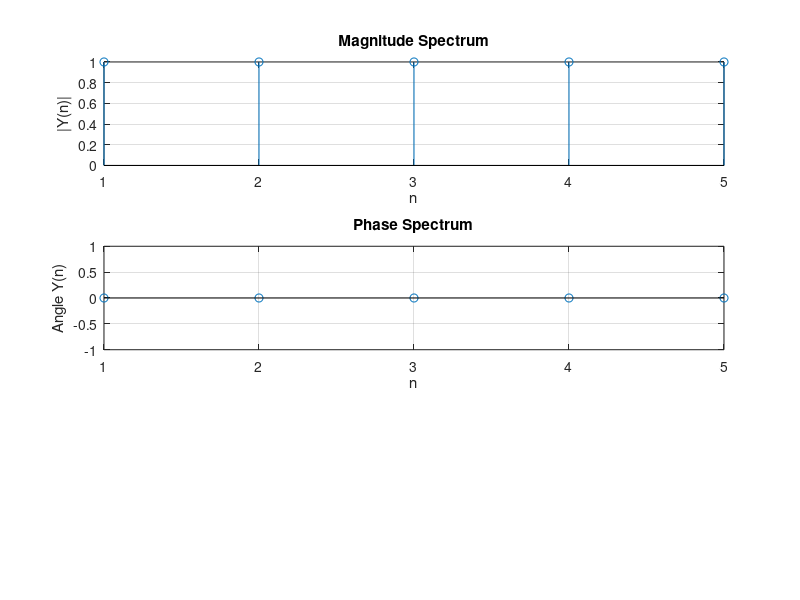

Reproduce this figure in MATLAB.

%SK. Tanzir Mehedi Shawon
%ID: IT-14012

clear all;
close all;
clc;
y=input('Enter the sequence x(k): ');
N=input('Enter the length of the DIF IDFT of DFT: ');
length_y=length(y);

if N>length_y
    y=[y zeros(1,N-length_y)];
elseif N<length_y
    y=y(1:N);
end

W=zeros(N,N);
for n=0:N-1
    for k=0:N-1
        W(n+1,k+1)=exp(i*2*pi*n*k/N);
    end;
end;

YY=W*transpose(y);  %Transpose example: new_x.' 
Y=YY/N;

disp('DIF IDFT of FFT Sequence is:');
disp(Y);


subplot(3,1,1);
stem(abs(Y));
title('Magnitude Spectrum');
xlabel('n');
ylabel('|Y(n)|');
grid on;

subplot(3,1,2);
stem(angle(Y));
title('Phase Spectrum');
xlabel('n');
ylabel('Angle Y(n)');
grid on;